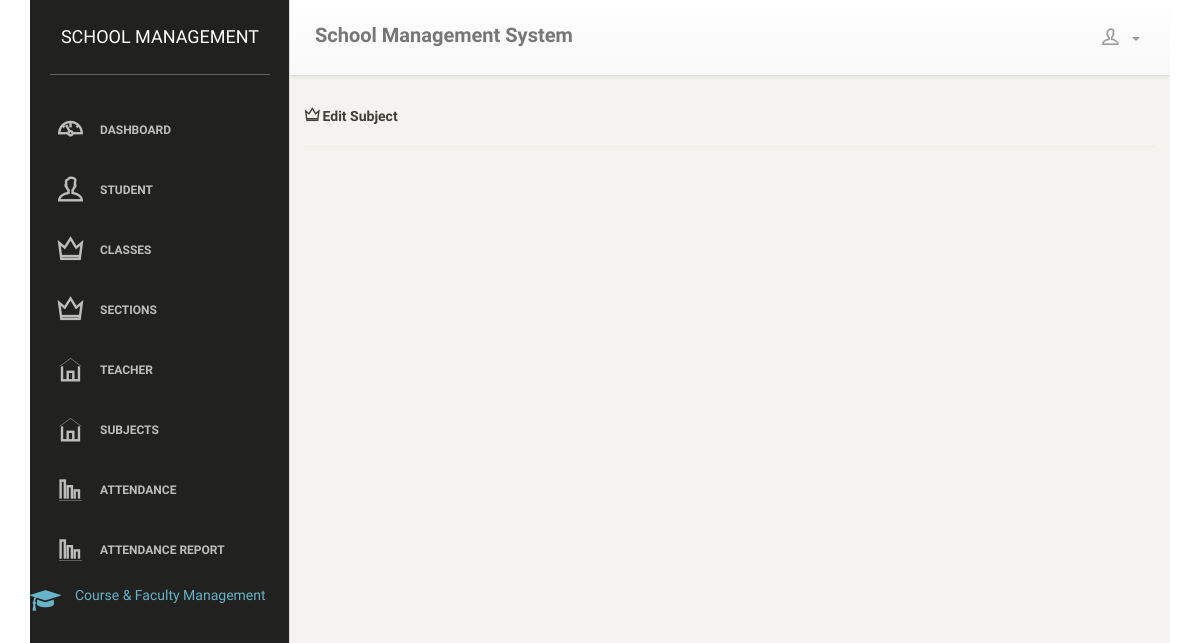
The app's page /edit_subject?subject_id=1 (signed in), older data.
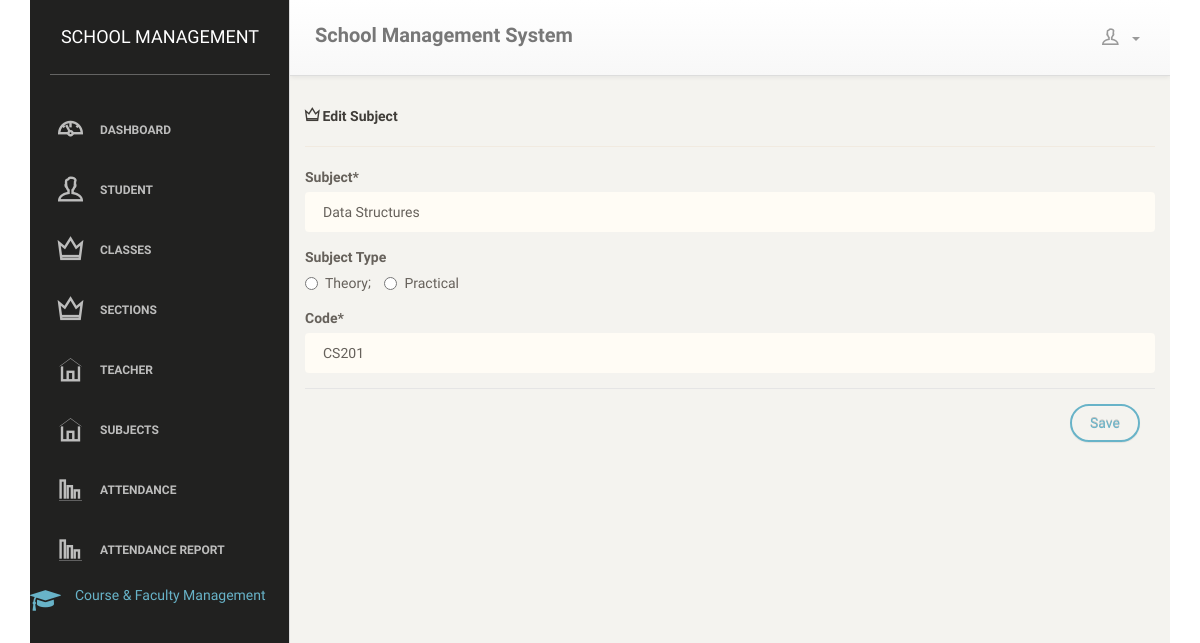
The same page, newer data.
### tables this page shows
CREATE TABLE sms_subjects (
            subject_id INTEGER PRIMARY KEY AUTOINCREMENT,
            subject TEXT,
            type TEXT,
            code TEXT
        );

### app.py (the view)
@app.route("/edit_subject", methods =['GET'])
def edit_subject():
    if 'loggedin' in session:
        subject_id = request.args.get('subject_id')
        db = get_db()
        cursor = db.cursor()
        cursor.execute('SELECT subject_id, subject, type, code FROM sms_subjects WHERE subject_id = ?', (subject_id,))
        subjects = cursor.fetchall()
        db.close()
        return render_template("edit_subject.html", subjects = subjects)
    return redirect(url_for('login'))

### app.py (called while the page is built)
def get_db():
    db = sqlite3.connect('python_sms.db')
    db.row_factory = sqlite3.Row
    return db

### templates/edit_subject.html (shortened to what this page needs)
{% include 'header.html' %}
<body>
 {% include 'top_menus.html' %}
  <div class="container">
      {% include 'left_menus.html' %}
	  <div class="content">
		<div class="container-fluid">
			<div class="row">
				<a href="#"><strong><span class="ti-crown"></span> Edit Subject</strong></a>
				<hr>
				{% for subject in subjects %}
				<form method="post" id="subjectForm" action="{{ url_for('save_subject')}}">
						<div class="form-group">
							<label for="teacher" class="control-label">Subject*</label>
							<input type="text" class="form-control" id="subject" name="subject" placeholder="Subject Name" value="{{subject.subject}}" required>
						</div>
						<div class="form-group">
							<label for="s_type" class="control-label">Subject Type</label><br>
							<label class="radio-inline">
								<input type="radio" name="s_type" id="theory" value="Theory" required>Theory
							</label>;
							<label class="radio-inline">
								<input type="radio" name="s_type" id="practical" value="Practical" required>Practical
							</label>
						</div>
						<div class="form-group">
							<label for="code" class="control-label">Code*</label>
							<input type="text" class="form-control" id="code" name="code" placeholder="code..." value="{{subject.code}}" required>
						</div>
						<div class="modal-footer">
							<input type="submit" name="save" id="save" class="btn btn-info" value="Save" />
						</div>
					</form>
					{% endfor %}
				</div>
			</div>
		</div>
	</div>
  </body>
</html>

Row changes from the older to the newer data that the page shows:
added sms_subjects: subject "Data Structures", code "CS201"
